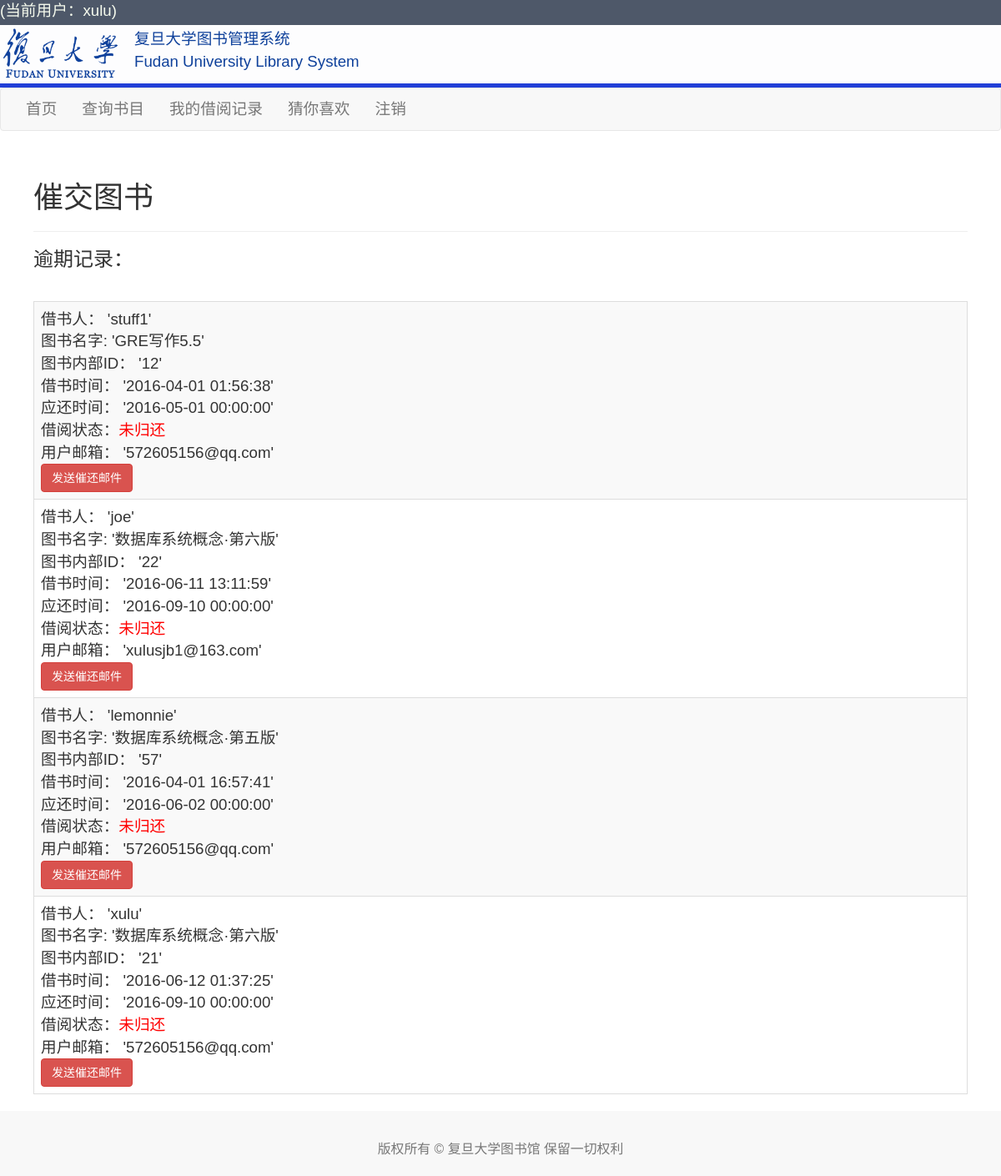
Screenshot of /urge.php (signed in) with the database file from the repository.
### tables this page shows
CREATE TABLE `user` (
  `user_id` int(11) NOT NULL AUTO_INCREMENT,
  `uname` varchar(255) DEFAULT NULL,
  `password` varchar(255) DEFAULT NULL,
  `level` decimal(3,0) DEFAULT NULL,
  `umail` varchar(255) DEFAULT NULL,
  `udept` varchar(20) DEFAULT NULL,
  `Expire_date` timestamp NOT NULL,
  `Member_data` timestamp NULL DEFAULT NULL,
  PRIMARY KEY (`user_id`)
);

CREATE TABLE `book` (
  `book_id` int(11) NOT NULL AUTO_INCREMENT,
  `title` varchar(255) DEFAULT NULL,
  `isbn` varchar(255) DEFAULT NULL,
  `author` varchar(255) DEFAULT NULL,
  `publisher_id` varchar(8) DEFAULT NULL,
  `price` decimal(5,2) DEFAULT NULL,
  `booklevel` varchar(8) DEFAULT NULL,
  PRIMARY KEY (`book_id`)
);

CREATE TABLE `borrow` (
  `borrow_id` int(11) NOT NULL AUTO_INCREMENT,
  `user_id` varchar(8) DEFAULT NULL,
  `repo_id` varchar(8) DEFAULT NULL,
  `borrowtime` timestamp NULL DEFAULT NULL,
  `duetime` timestamp NULL DEFAULT NULL,
  `returntime` timestamp NULL DEFAULT NULL,
  `book_id` int(11) DEFAULT NULL,
  PRIMARY KEY (`borrow_id`)
);

### functions.php (called while the page is built, shortened)
<?php
$dbhost = '127.0.0.1';
$dbname = 'library_db';
$dbuser = 'root';
$dbpass = '960805';
$connection = new mysqli($dbhost, $dbuser, $dbpass, $dbname);
function queryMysql($query)
{
    global $connection;
    $result = $connection->query($query);
    return $result;
}
?>

### urge.php (the view, shortened to what this page needs)
<?php
require_once 'header.php';
echo "<div class='main'><h1>催交图书</h1>";
echo "<hr size = '3px' align='left' />";
$result = queryMySQL("select * from borrow where duetime < current_timestamp and returntime is null");
echo "<h3 id=\"tables-striped\">逾期记录：</h3>"."<br>";
if ($result->num_rows == 0)
{
    echo "<div class='error'>本图书馆没有逾期不还记录</div>";
}
else
{
    echo"<table class='table table-bordered table-striped'>";
    echo"<thead></thead><tbody>";
    for ($i = 0; $i< $result->num_rows ; $i++)
    {
        echo"<tr><td>";
        $result->data_seek($i);
        $uid = $result->fetch_assoc()['user_id'];
        $result->data_seek($i);
        $bid = $result->fetch_assoc()['book_id'];
        $result->data_seek($i);
        $rid = $result->fetch_assoc()['repo_id'];
        $result->data_seek($i);
        $btime = $result->fetch_assoc()['borrowtime'];
        $result->data_seek($i);
        $dtime = $result->fetch_assoc()['duetime'];
        $resultu = queryMySQL("select * from user where user_id = '$uid'");
        $resultu->data_seek(0);
        $uname = $resultu->fetch_assoc()['uname'];
        $resultu->data_seek(0);
        $uemail = $resultu->fetch_assoc()['umail'];
        $resultb = queryMySQL("select * from book where book_id = '$bid'");
        $resultb->data_seek(0);
        $title = $resultb->fetch_assoc()['title'];
        echo "借书人： '$uname'"."<br>";
        echo "图书名字: '$title'"."<br>";
        echo "图书内部ID： '$rid'"."<br>";
        echo "借书时间： '$btime'"."<br>";
        echo "应还时间： '$dtime'"."<br>";
        echo "借阅状态：<font color=\"#FF0000\">未归还</font><br>";
        echo "用户邮箱： '$uemail'"."<br>";
        $email_title = "亲爱的用户您好！您有一本在本图书馆借的图书逾期了";
        $emeil_content = "您好：您在"."$btime"."在本图书馆借阅了"."$title"."。该书应于"."$dtime"."之前归还图书馆。现已逾期，请尽快归还。谢谢！";
        echo "<form method='post' action='sendmail.php'>".
             "<input type='hidden'  name='toemail' value='$uemail'>".
             "<input type='hidden'  name='title' value='$email_title'>".
             "<input type='hidden'  name='content' value='$emeil_content'>".
             "<input class='btn btn-danger' type='submit' value='发送催还邮件'></form>";
        echo"</td></tr>";
    }
    echo"</tbody>";
    echo"</table>";
}
?>
</div>
<footer>
    <div class="container">
        <div class="row">
            <div class="col-lg-12">
                <p class="copyright text-muted small">版权所有 &copy; 复旦大学图书馆 保留一切权利</p>
            </div>
        </div>
    </div>
</footer>
</body>
</html>

### styles.css (style rules this page uses)
* { font-family:verdana,sans-serif; font-size :14pt; }
body { background-color: #fff; background-size:cover; }
html { width: 100%; height: 100%; }
.main { margin-left:40px; margin-right:40px; background: #fff; }
footer { padding: 20px 0; background-color: #f8f8f8; text-align :center; }
p.copyright { margin: 15px 0 0; }

### rows the page displays
user: uname "stuff1", umail "572605156@qq.com"
book: title "GRE写作5.5"
borrow: repo "12", borrowtime "2016-04-01 01:56:38", duetime "2016-05-01 00:00:00"
user: uname "joe", umail "xulusjb1@163.com"
book: title "数据库系统概念·第六版"
borrow: repo "22", borrowtime "2016-06-11 13:11:59", duetime "2016-09-10 00:00:00"
user: uname "lemonnie", umail "572605156@qq.com"
book: title "数据库系统概念·第五版"
borrow: repo "57", borrowtime "2016-04-01 16:57:41", duetime "2016-06-02 00:00:00"
user: uname "xulu", umail "572605156@qq.com"
borrow: repo "21", borrowtime "2016-06-12 01:37:25", duetime "2016-09-10 00:00:00"

### other values shown
$userstr "(当前用户：xulu)"
$appname "复旦大学图书管理系统"
